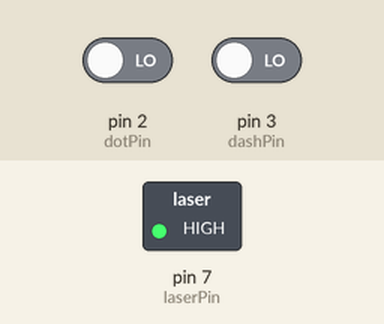
Recording of a sketch running on a simulated Arduino Uno, built with avr-gcc and run on an emulated ATmega328P. On the bench: switched loads named in the sketch (green lamp = pin HIGH). The test bench sets the inputs (shaded band); at power-on: pin 2 (dotPin) LOW, pin 3 (dashPin) LOW. What the sketch prints to the serial monitor is not drawn.

Above: at 5.6 s.
Timing chart, 0 to 64.2 s (numbered marks = the images above):
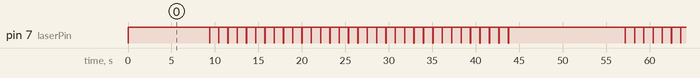

Measured:
- by itself, pin 7 (laserPin): moves between LOW and HIGH, repeating every 47.8 s
- by itself, everything shown: repeats every 47.8 s, in 80 steps

The sketch:

arduino_mos_gate_circuit_test.ino
```cpp
const int laserPin = 7;
const int dotPin = 2;   // 인터럽트 0번 (우노 기준 2번 핀)
const int dashPin = 3;  // 인터럽트 1번 (우노 기준 3번 핀)

// 인터럽트에서 값을 변경할 때는 반드시 volatile 키워드를 붙여야 합니다.
volatile bool dotDetected = false;
volatile bool dashDetected = false;

// --- 인터럽트 서비스 루틴 (ISR) ---
// 하드웨어 신호가 0V -> 5V로 튀어오르는 순간(RISING) 자동으로 실행됨
void catchDot() {
  dotDetected = true;
}

void catchDash() {
  dashDetected = true;
}

void setup() {
  Serial.begin(115200);
  pinMode(laserPin, OUTPUT);
  pinMode(dotPin, INPUT);
  pinMode(dashPin, INPUT);

  // 인터럽트 연결: 핀에 HIGH 신호가 뜨는(RISING) 찰나의 순간 함수 실행!
  attachInterrupt(digitalPinToInterrupt(dotPin), catchDot, RISING);
  attachInterrupt(digitalPinToInterrupt(dashPin), catchDash, RISING);

  digitalWrite(laserPin, HIGH); // 레이저 끄고 대기
  Serial.println("=== 인터럽트 기반 초고속 자동 판독 시스템 가동 ===");
  delay(2000);
}

void loop() {
  // 100ms부터 400ms까지 10ms 단위로 테스트
  for (int duration = 1; duration <= 40; duration += 1) {

    // 1. 플래그 초기화 (이전 테스트 결과 지우기)
    dotDetected = false;
    dashDetected = false;

    // 2. 레이저 쏘기 (LOW)
    digitalWrite(laserPin, LOW);
    delay(duration); // duration 시간만큼 레이저 켜짐

    // 3. 레이저 끄기 (HIGH) -> **이 순간 킬 스위치가 작동하며 에지 트리거 발생!**
    digitalWrite(laserPin, HIGH);

    // 하드웨어 스파크가 튈 시간을 딱 50ms만 줍니다. (인터럽트가 알아서 잡아챔)
    delay(50);

    // 4. 결과 판정 (인터럽트가 깃발을 들었는지 확인만 하면 됨)
    Serial.print("테스트 시간: "); Serial.print(duration); Serial.print("ms \t---> ");

    // 킬 스위치가 짧은 신호를 확실히 죽이는지 확인하기 위해 긴 신호 우선 판정
    if (dashDetected) {
      Serial.println("🔵 긴 신호 (Dash) 감지 완료!");
    } else if (dotDetected) {
      Serial.println("🟢 짧은 신호 (Dot) 감지 완료!");
    } else {
      Serial.println("❌ 무응답");
    }

    // 다음 테스트 전 하드웨어 축전기 완벽 방전 대기
    delay(1000);
  }

  Serial.println("=== 1사이클 스윕 완료 ===");
  delay(5000);
}
```
